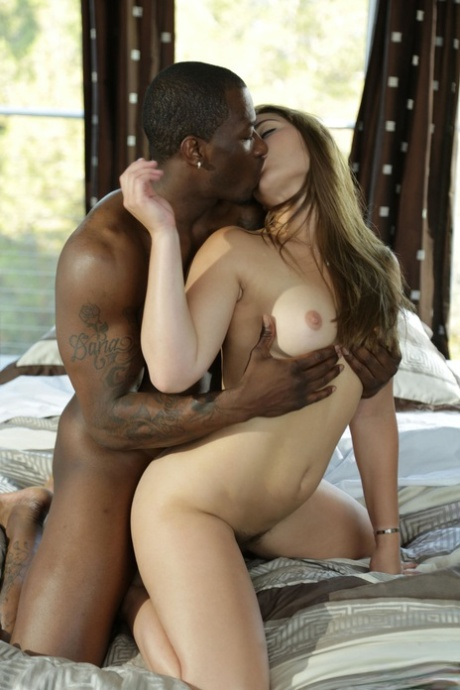
#> input picture New folder/5.jpg, 460 x 690 px, found by its file name
$ python 'Edge Detection.py'
#> lines starting #> are read from the running program, lines starting #| are printed output that depends on the picture; after the words box and inside, x2 and y2 are one past the last pixel; in counts of white or black regions, pixels touching at a corner belong together
import cv2
import numpy as np
import os

img=cv2.imread(r"C:\Users\ISHU\OneDrive\Desktop\OPEN CV\New folder\5.jpg")
#> img is the input picture: shape (690, 460, 3); mean B, G, R 103.7, 122.8, 135.2
img=cv2.resize(img,(500,700))
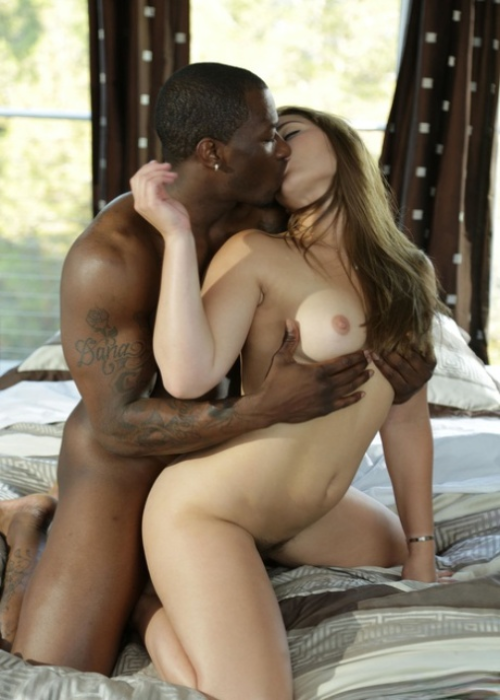
#> img: shape (700, 500, 3); mean B, G, R 103.6, 122.7, 135.1
print(img.shape)
#| (700, 500, 3)

# We also use apertureSize in canny module  and also use the L2gradient module

new_img=cv2.Canny(img,75,70)
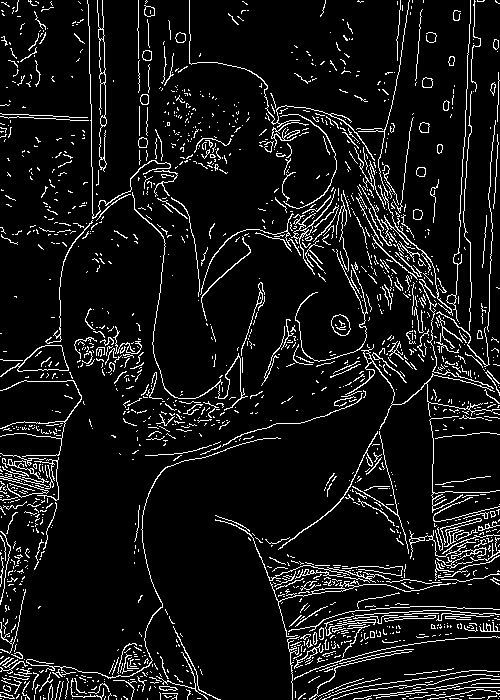
#> new_img: shape (700, 500); 8.3% white in thin lines or dots
cv2.imshow("ish",img)
cv2.imshow("ishu",new_img)
cv2.waitKey(0)
cv2.destroyAllWindows()

$ run again, with New folder/10.jpg copied over New folder/5.jpg
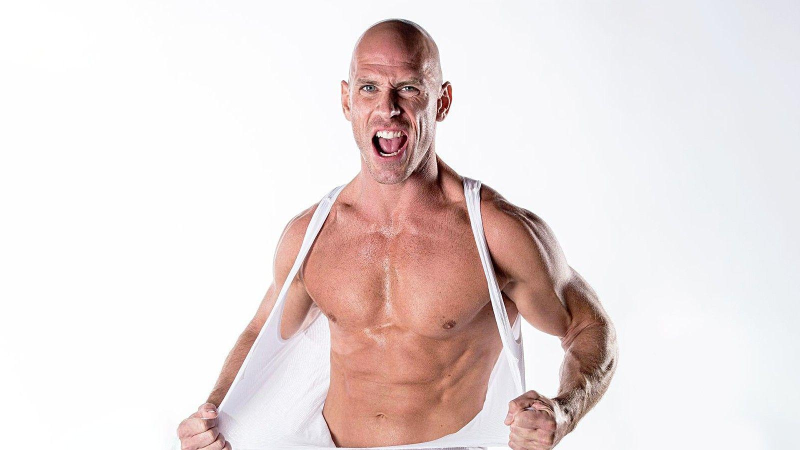
#> input picture New folder/10.jpg, 1600 x 900 px, found by its file name (shown at 1/2 size)
#> img is the input picture: shape (900, 1600, 3); mean B, G, R 220, 221.3, 233.3
#> `img=cv2.resize(img,(500,700))`:
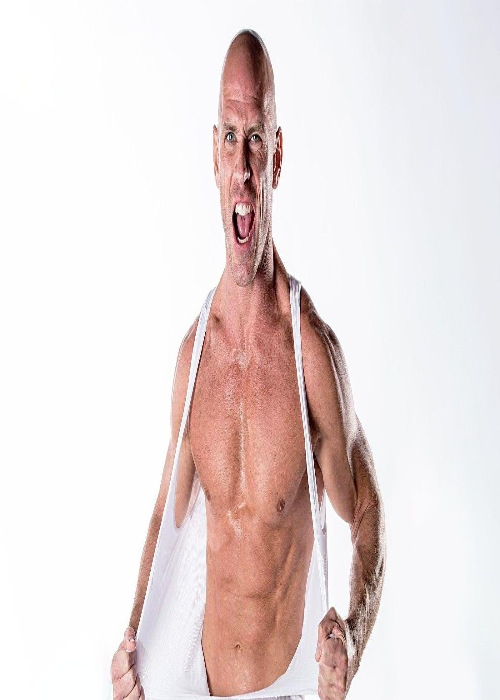
#> img: shape (700, 500, 3); mean B, G, R 220, 221.2, 233.2
#| (700, 500, 3)
#> `new_img=cv2.Canny(img,75,70)`:
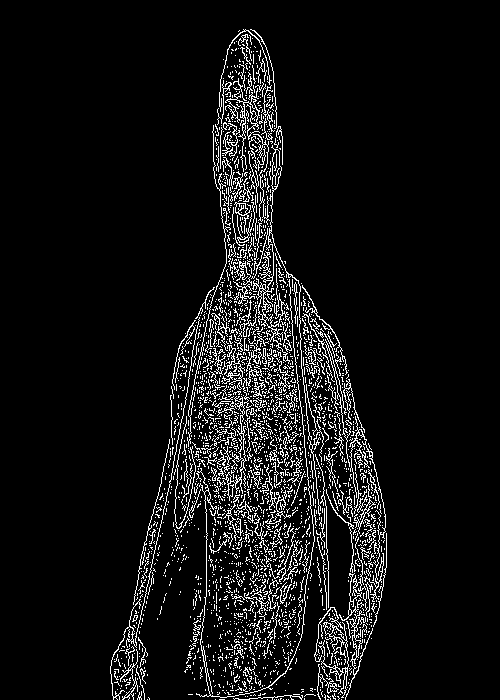
#> new_img: shape (700, 500); 7.2% white in thin lines or dots, all inside (x1, y1, x2, y2) = (110, 29, 387, 700)

$ run again, with New folder/11.jpg copied over New folder/5.jpg
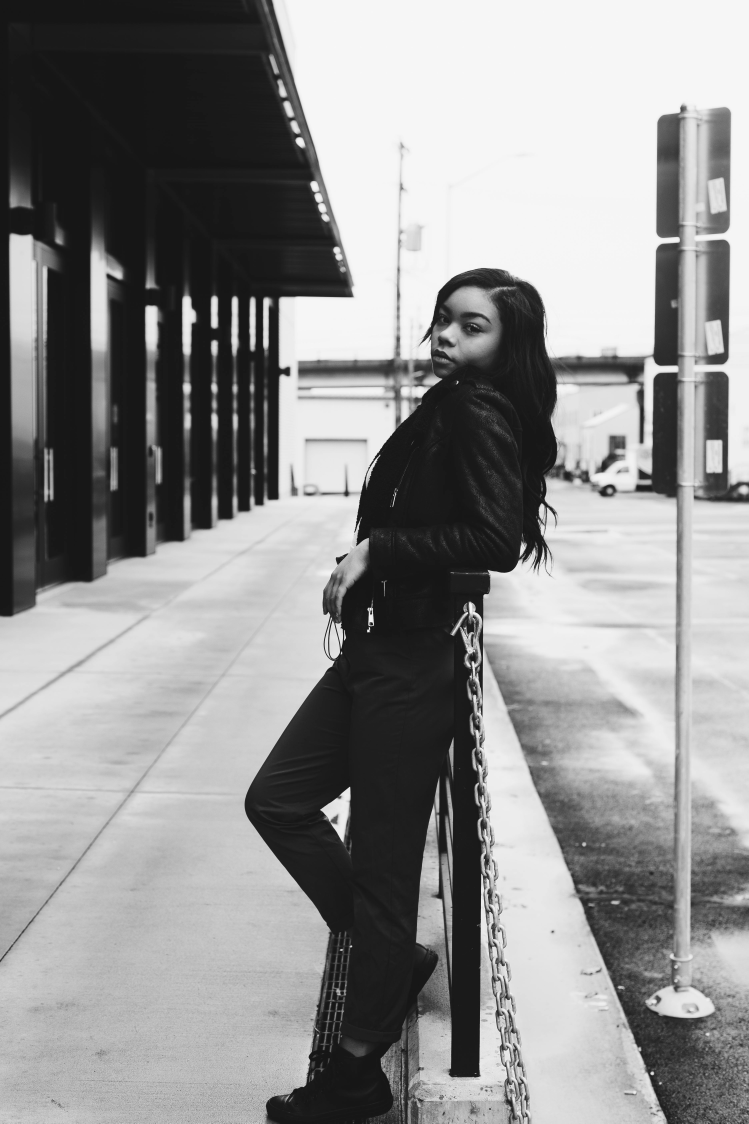
#> input picture New folder/11.jpg, 3744 x 5616 px, found by its file name (shown at 1/5 size)
#> img is the input picture: shape (5616, 3744, 3); min 0, max 255, mean 143.5
#> `img=cv2.resize(img,(500,700))`:
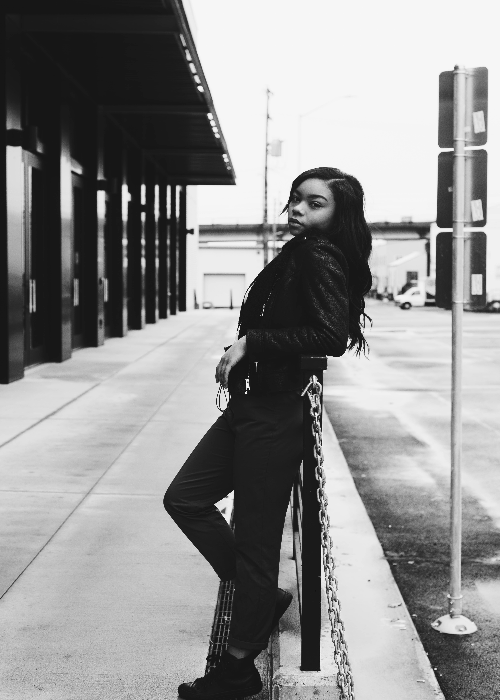
#> img: shape (700, 500, 3); min 15, max 250, mean 143.4
#| (700, 500, 3)
#> `new_img=cv2.Canny(img,75,70)`:
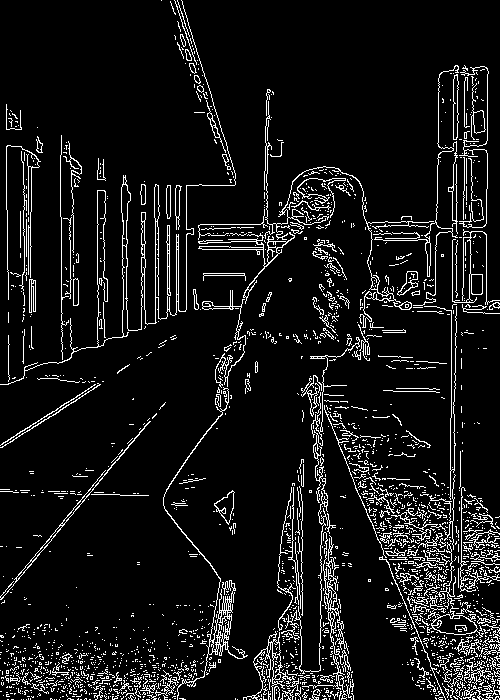
#> new_img: shape (700, 500); 8.5% white in thin lines or dots
